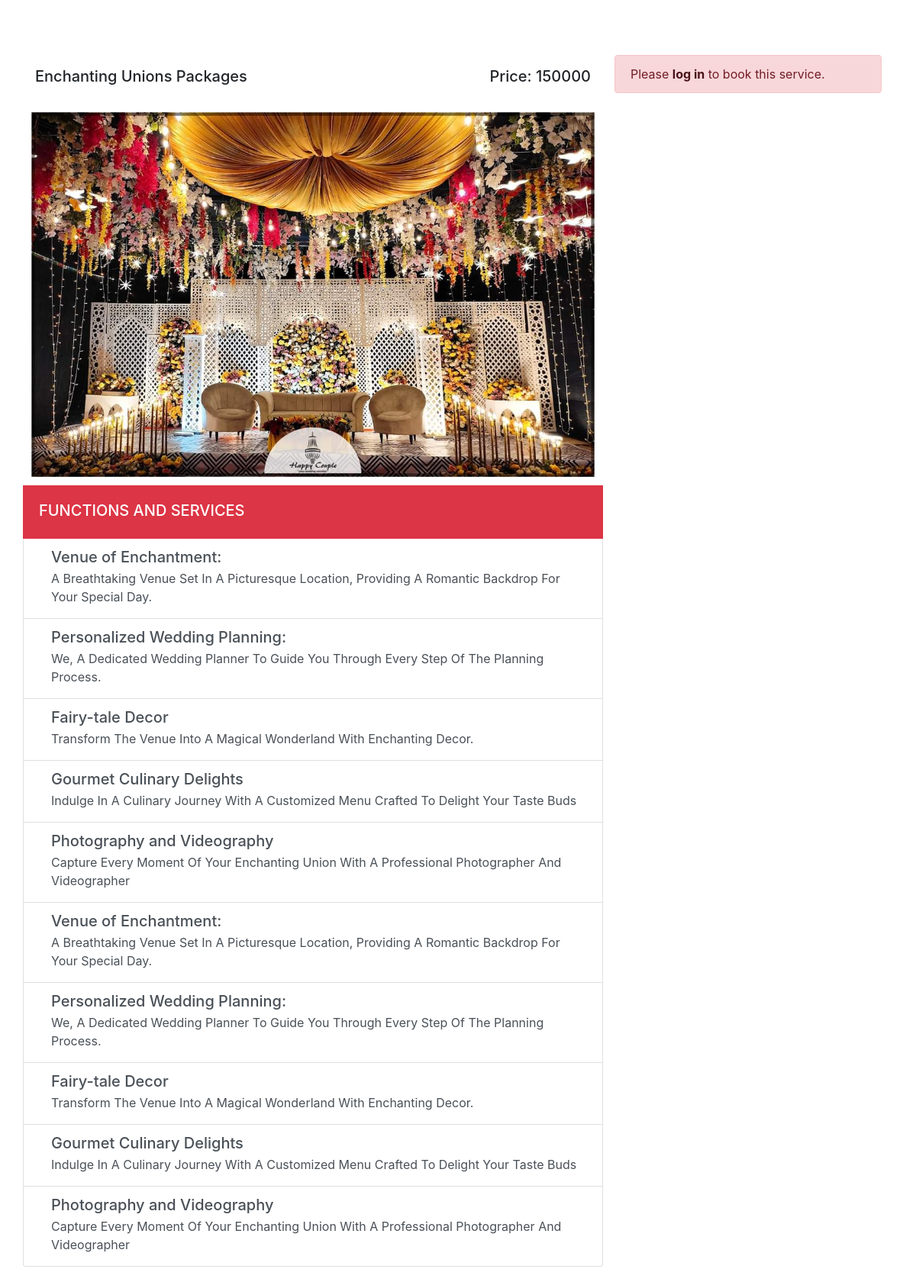
Page /package/wedding_package_details.php?id=22 on the committed database.
### tables this page shows
CREATE TABLE `wedding_service` (
  `id` int(11) NOT NULL,
  `service_type` varchar(70) NOT NULL,
  `image` text NOT NULL,
  `price` varchar(100) NOT NULL
);

CREATE TABLE `features_list` (
  `feature_id` int(11) NOT NULL,
  `category_id` int(11) NOT NULL,
  `service_type` varchar(50) NOT NULL,
  `title` varchar(50) NOT NULL,
  `description` varchar(500) NOT NULL
);

### package/wedding_package_details.php (the view, shortened to what this page needs)
<?php
include '../connection/config.php';
$id = $_GET['id'];
$query = "SELECT * FROM wedding_service WHERE id = '$id'";
$result = mysqli_query($connection, $query);
$row = mysqli_fetch_assoc($result);
$userLoggedIn = isset($_SESSION['login']) && $_SESSION['login'] === true;
$canBookPackage = $userLoggedIn;
$minDate = date('Y-m-d');
?>
<!doctype html>
<html lang="en">
<head>
    <link rel="stylesheet" type="text/css"
        href="https://cdn.materialdesignicons.com/2.1.19/css/materialdesignicons.min.css">
    <link rel="stylesheet" href="../css/bootstrap.min.css">
</head>
<body>
    <div class="container">
        <div class="row">
            <div class="col-md-8 p-0" style="margin-bottom: 20px;">
                <div class="float-left bg-white">
                    <h5 class="h5 text-uppercase mb-5 pt-3 pl-3 pr-3">
                        <span class="float-left text-capitalize">
                            <?php echo $row['service_type'] ?>
                        </span>
                        <span class="float-right text-capitalize">Price:
                            <?php echo $row['price'] ?>
                        </span>
                    </h5>
                    <img src="../admin-panel/<?php echo $row['image'] ?>" style="width:100%; max-height:500px; " alt="">
                    <ul class="list-group">
                        <li
                            class="list-group-item list-group-item-action bg-danger flex-column align-items-start active">
                            <div class="d-flex w-100 justify-content-between">
                                <h5 class="mb-1 pt-2 pb-2">FUNCTIONS AND SERVICES</h5>
                            </div>
                        </li>
                        <?php
                        $service_type = $row['service_type'];
                        $features_query = "SELECT * FROM features_list WHERE service_type = '$service_type'";
                        $features_result = mysqli_query($connection, $features_query);
                        ?>
                        <?php while ($feature = mysqli_fetch_assoc($features_result)): ?>
                            <li class="list-group-item list-group-item-action flex-column align-items-start">
                                <div class="d-flex w-100 justify-content-between">
                                    <h5 class="mb-1"><i class="mdi mdi-check mr-3"></i>
                                        <?php echo $feature['title']; ?>
                                    </h5>
                                </div>
                                <p class="mb-1 ml-3 text-capitalize">
                                    <?php echo $feature['description']; ?>
                                </p>
                            </li>
                        <?php endwhile; ?>
                    </ul>
                </div>
            </div>
            <?php if ($canBookPackage): ?>
                <div class="col-md-4" style="margin-bottom: 20px;">
                    <form action="" method="post" style="background: white;padding: 20px;">
                        <h5 class="h5 text-center mb-3 m-0">Wedding Planning Starts Here</h5>
                        <div class="form-group">
                            <input type="text" class="form-control" name="user_name" placeholder="Name" id="user_name"
                                Required>
                        </div>
                        <div class="form-group">
                            <input type="number" id="user_phone" class="form-control" name="user_phone"
                                placeholder="Phone number" Required>
                        </div>
                        <div class="form-group">
                            <input type="email" class="form-control" name="user_email" id="user_email"
                                placeholder="youremail@gmail.com" Required>
                        </div>
                        <div class="form-group">
                            <select class="custom-select form-control" id="venue" name="venue" Required>
                                <option value="">Select Venue</option>
                                <option value="Khan Palace">Khan Palace</option>
                                <option value="AmanUllah">AmanUllah Convention Centre</option>
                                <option value="Kushiara">Kushiara Convention Centre</option>
                            </select>
                        </div>
                        <div class="form-row">
                            <div class="input-group col-md-12">
                                <input type="date" class="form-control" name="date" data-provide="datepicker" id="date"
                                    placeholder="Birthday Date" min="<?php echo $minDate; ?>" Required>
                            </div>
                        </div>
                        <div class="text-center mt-3">
                            <input type="hidden" name="booking_id" value="<?php echo $row['id'] ?>">
                            <button type="submit" name="register"
                                class="btn btn-success btn-sm text-uppercase font-weight-bold"
                                style="margin-top: -5px;">Book Now</button>
                        </div>
                    </form>
                </div>
            <?php else: ?>
                <div class="col-md-4" style="margin-bottom: 20px;">
                    <div class="alert alert-danger" role="alert">
                        Please <a href="../user/login.php?redirect=<?php echo urlencode($_SERVER['REQUEST_URI']); ?>"
                            class="alert-link">log in</a> to book this service.
                    </div>
                </div>
            <?php endif; ?>
        </div>
    </div>
</body>
</html>

### package/wedding_package_details.php (style rules this page uses)
body { margin-top: 6%; }
.list-group-item:first-child { border-top-left-radius: 0rem; border-top-right-radius: 0rem; }
.list-group-item.active { border-color: #00125100; }

### rows in the picture
wedding_service: service_type "Enchanting Unions Packages", price "150000", image (picture)
features_list: title "Venue of Enchantment:", description "A Breathtaking Venue Set In A Picturesque Location, Providing A Romantic Backdrop For Your Special Day."
features_list: title "Personalized Wedding Planning:", description "We, A Dedicated Wedding Planner To Guide You Through Every Step Of The Planning Process."
features_list: title "Fairy-tale Decor", description "Transform The Venue Into A Magical Wonderland With Enchanting Decor."
features_list: title "Gourmet Culinary Delights", description "Indulge In A Culinary Journey With A Customized Menu Crafted To Delight Your Taste Buds"
features_list: title "Photography and Videography", description "Capture Every Moment Of Your Enchanting Union With A Professional Photographer And Videographer"
features_list: title "Venue of Enchantment:", description "A Breathtaking Venue Set In A Picturesque Location, Providing A Romantic Backdrop For Your Special Day."
features_list: title "Personalized Wedding Planning:", description "We, A Dedicated Wedding Planner To Guide You Through Every Step Of The Planning Process."
features_list: title "Fairy-tale Decor", description "Transform The Venue Into A Magical Wonderland With Enchanting Decor."
features_list: title "Gourmet Culinary Delights", description "Indulge In A Culinary Journey With A Customized Menu Crafted To Delight Your Taste Buds"
features_list: title "Photography and Videography", description "Capture Every Moment Of Your Enchanting Union With A Professional Photographer And Videographer"
